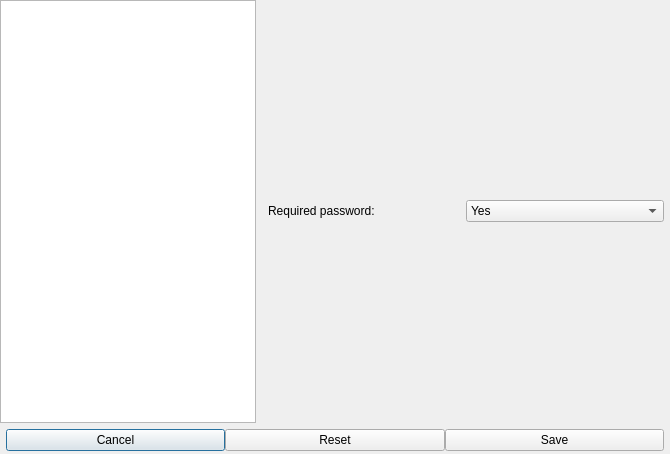
<?xml version="1.0" encoding="UTF-8"?>
<ui version="4.0">
 <class>Dialog</class>
 <widget class="QDialog" name="Dialog">
  <property name="geometry">
   <rect>
    <x>0</x>
    <y>0</y>
    <width>670</width>
    <height>454</height>
   </rect>
  </property>
  <property name="windowTitle">
   <string>Dialog</string>
  </property>
  <layout class="QVBoxLayout" name="mainLayout" stretch="1,0">
   <property name="spacing">
    <number>0</number>
   </property>
   <property name="leftMargin">
    <number>0</number>
   </property>
   <property name="topMargin">
    <number>0</number>
   </property>
   <property name="rightMargin">
    <number>0</number>
   </property>
   <property name="bottomMargin">
    <number>0</number>
   </property>
   <item>
    <layout class="QHBoxLayout" name="settingsLayout" stretch="0,0">
     <item>
      <widget class="QListView" name="usersView">
       <property name="sizePolicy">
        <sizepolicy hsizetype="Fixed" vsizetype="Expanding">
         <horstretch>0</horstretch>
         <verstretch>0</verstretch>
        </sizepolicy>
       </property>
      </widget>
     </item>
     <item>
      <layout class="QVBoxLayout" name="userLayout">
       <property name="leftMargin">
        <number>12</number>
       </property>
       <property name="topMargin">
        <number>6</number>
       </property>
       <property name="rightMargin">
        <number>6</number>
       </property>
       <property name="bottomMargin">
        <number>6</number>
       </property>
       <item>
        <layout class="QHBoxLayout" name="requiredpwdLayout">
         <item>
          <widget class="QLabel" name="requiredpwdLabel">
           <property name="text">
            <string>Required password:</string>
           </property>
          </widget>
         </item>
         <item>
          <widget class="QComboBox" name="requiredpwdComboBox">
           <item>
            <property name="text">
             <string>Yes</string>
            </property>
           </item>
           <item>
            <property name="text">
             <string>No</string>
            </property>
           </item>
          </widget>
         </item>
        </layout>
       </item>
      </layout>
     </item>
    </layout>
   </item>
   <item>
    <layout class="QHBoxLayout" name="buttonsLayout">
     <property name="leftMargin">
      <number>6</number>
     </property>
     <property name="topMargin">
      <number>6</number>
     </property>
     <property name="rightMargin">
      <number>6</number>
     </property>
     <property name="bottomMargin">
      <number>3</number>
     </property>
     <item>
      <widget class="QPushButton" name="cancelButton">
       <property name="text">
        <string>Cancel</string>
       </property>
      </widget>
     </item>
     <item>
      <widget class="QPushButton" name="resetButton">
       <property name="text">
        <string>Reset</string>
       </property>
      </widget>
     </item>
     <item>
      <widget class="QPushButton" name="saveButton">
       <property name="text">
        <string>Save</string>
       </property>
      </widget>
     </item>
    </layout>
   </item>
  </layout>
 </widget>
 <resources/>
 <connections/>
</ui>
